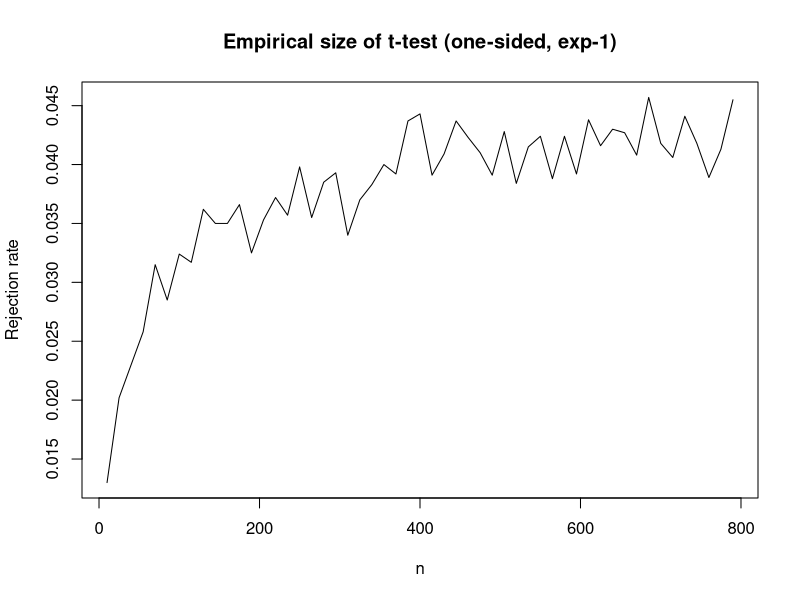

This figure's R source: (Note: this script raises an error after producing the figure.)
## ---- chunk 1
max_n <- 8e2
ns <- seq(10, max_n, by = 15)

res <- sapply(ns, \(n) {
  mean(replicate(1e4, {
    z <- rexp(n) - 1
    sqrt(n) * mean(z) / sd(z) > qt(0.95, n - 1)
  }))
})

plot(ns, res, type = "l",
     xlab = "n", ylab = "Rejection rate",
     main = "Empirical size of t-test (one-sided, exp-1)")
abline(h = 0.05, col = "red", lty = 2)
## ---- chunk 2
tail_sims <- replicate(1e3,{
  n <- 1e4
  x <- rbinom(1e5, size = 1, 1/n^2)
  which(x == 1)[1]
}
)
hist(tail_sims)
